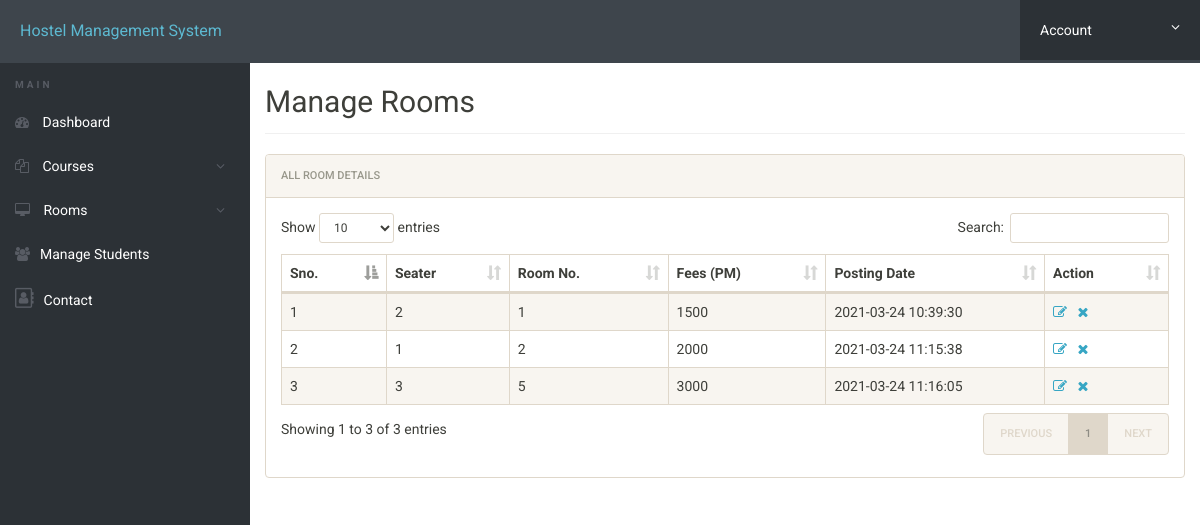
The app's page /admin/manage-rooms.php (signed in) with its own data.
### tables this page shows
CREATE TABLE `rooms` (
  `id` int(11) NOT NULL,
  `seater` int(11) NOT NULL,
  `room_no` varchar(255) NOT NULL,
  `fees` int(11) NOT NULL,
  `posting_date` timestamp NOT NULL DEFAULT current_timestamp()
);

### admin/manage-rooms.php (the view, shortened to what this page needs)
<?php
include('includes/config.php');
?>
<!doctype html>
<html lang="en" class="no-js">
<head>
	<link rel="stylesheet" href="css/font-awesome.min.css">
	<link rel="stylesheet" href="css/bootstrap.min.css">
	<link rel="stylesheet" href="css/dataTables.bootstrap.min.css">
	<link rel="stylesheet" href="css/bootstrap-social.css">
	<link rel="stylesheet" href="css/bootstrap-select.css">
	<link rel="stylesheet" href="css/fileinput.min.css">
	<link rel="stylesheet" href="css/awesome-bootstrap-checkbox.css">
	<link rel="stylesheet" href="css/style.css">
</head>
<body>
	<?php include('includes/header.php'); ?>
	<div class="ts-main-content">
		<?php include('includes/sidebar.php'); ?>
		<br><br>
		<div class="content-wrapper">
			<div class="container-fluid">
				<div class="row">
					<div class="col-md-12">
						<h2 class="page-title">Manage Rooms</h2>
						<div class="panel panel-default">
							<div class="panel-heading">All Room Details</div>
							<div class="panel-body">
								<table id="zctb" class="display table table-striped table-bordered table-hover" cellspacing="0" width="100%">
									<thead>
										<tr>
											<th>Sno.</th>
											<th>Seater</th>
											<th>Room No.</th>
											<th>Fees (PM) </th>
											<th>Posting Date </th>
											<th>Action</th>
										</tr>
									</thead>
									<tbody>
										<?php
										$ret = "select * from rooms";
										$stmt = $mysqli->prepare($ret);
										$stmt->execute();
										$res = $stmt->get_result();
										$cnt = 1;
										while ($row = $res->fetch_object()) {
										?>
											<tr>
												<td><?php echo $cnt;; ?></td>
												<td><?php echo $row->seater; ?></td>
												<td><?php echo $row->room_no; ?></td>
												<td><?php echo $row->fees; ?></td>
												<td><?php echo $row->posting_date; ?></td>
												<td><a href="edit-room.php?id=<?php echo $row->id; ?>"><i class="fa fa-edit"></i></a>&nbsp;&nbsp;
													<a href="manage-rooms.php?del=<?php echo $row->id; ?>" onclick="return confirm(" Do you want to delete");"><i class="fa fa-close"></i></a>
												</td>
											</tr>
										<?php
											$cnt = $cnt + 1;
										} ?>
									</tbody>
								</table>
							</div>
						</div>
					</div>
				</div>
			</div>
		</div>
	</div>
</body>
</html>

### admin/css/style.css (style rules this page uses)
html { font-size: 14px; }
@media only screen and (min-width: 480px) { html { font-size: 17px; } }
@media only screen and (min-width: 768px) { html { font-size: 14px; } }
body { font-size: 1em; }
a { color: #37a6c4; }
.panel { overflow: hidden; }
.page-title { padding-bottom: 15px; margin-bottom: 20px; border-bottom: 1px solid #f0f0f0; }
.ts-main-content .content-wrapper { padding-top: 15px; margin-top: 10px; }
@media only screen and (min-width: 992px) { .ts-main-content .content-wrapper { margin-left: 250px; } }

### records on screen
rooms: seater "2", room_no "1", fees "1500", posting_date "2021-03-24 10:39:30"
rooms: seater "1", room_no "2", fees "2000", posting_date "2021-03-24 11:15:38"
rooms: seater "3", room_no "5", fees "3000", posting_date "2021-03-24 11:16:05"
